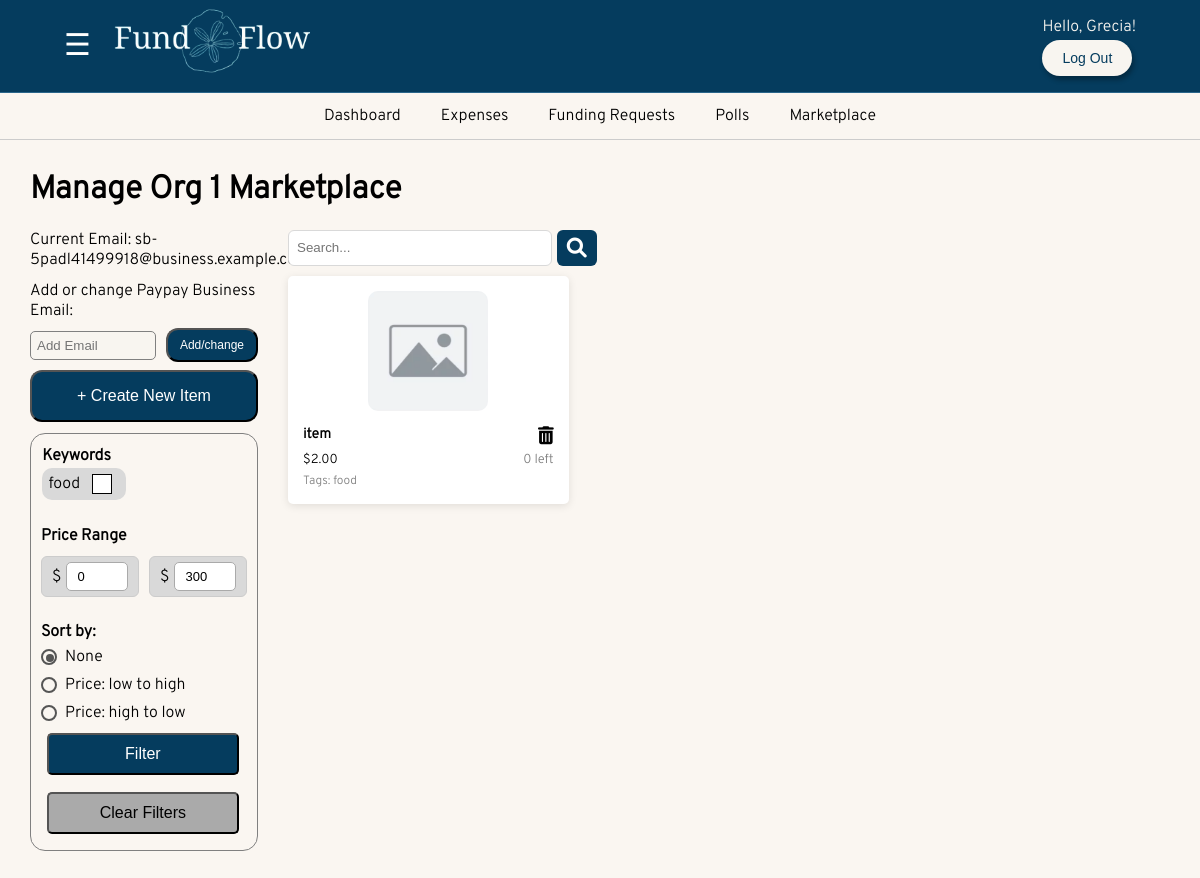
Page /manageMarketplace/ (signed in) on the earlier database version.
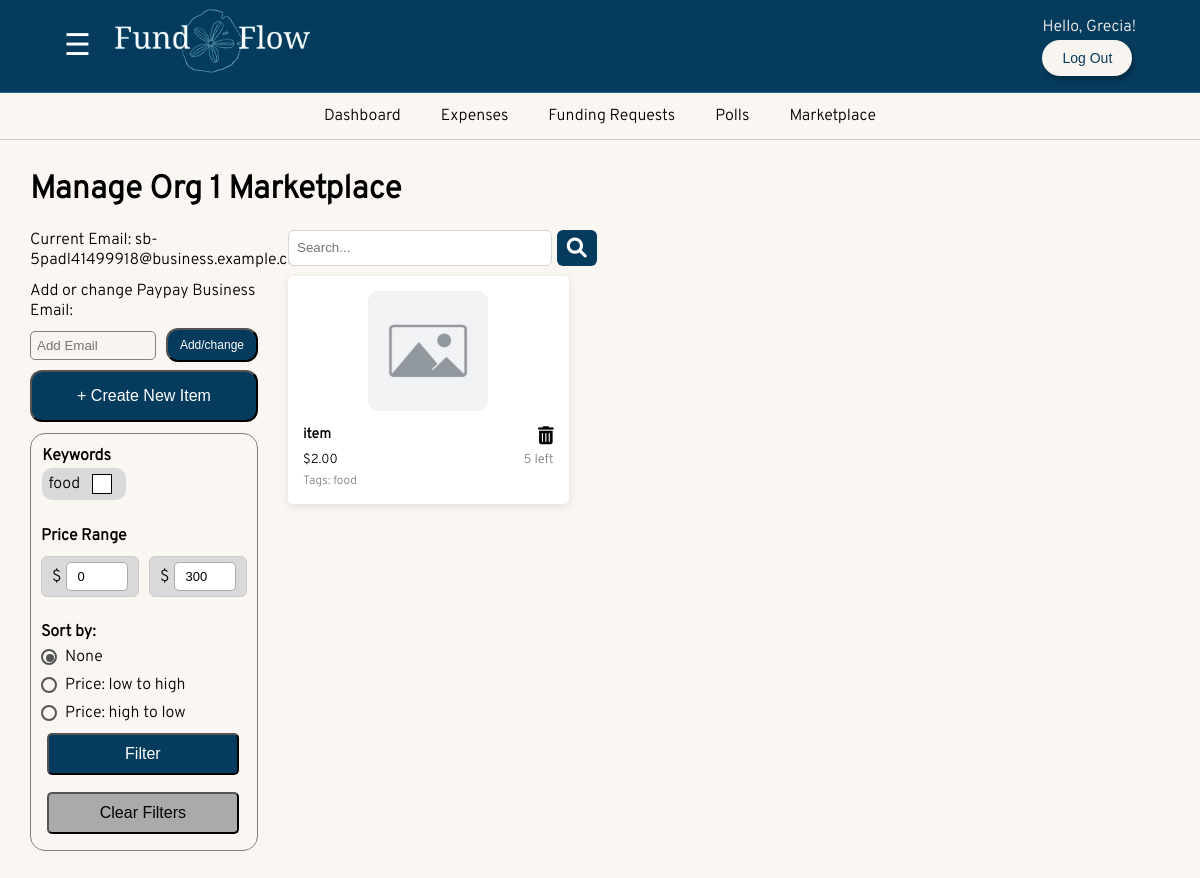
Same page on the later database version.
### FundFlow/models.py (models this page shows, shortened)
class Item(models.Model):
    organization = models.ForeignKey('Organization', on_delete=models.CASCADE, related_name='items')
    item_name = models.CharField(max_length=100, unique=True)
    price = models.DecimalField(max_digits=10, decimal_places=2)
    image = models.FileField(upload_to='merchIMG/', null=True, blank=True)
    quantity = models.PositiveIntegerField()
    tags = models.ManyToManyField(Tag, related_name='items')

### FundFlow/views.py (the view)
# urls.py: path('manageMarketplace/', views.manageMarketplace_view, name='manageMarketplace'),
@login_required
@allowed_users(allowed_roles=['president', 'treasurer'])
def manageMarketplace_view(request):
    selected_tag_ids = request.GET.getlist('tags')
    min_price = request.GET.get('min_price')
    max_price = request.GET.get('max_price')
    curUser = request.user
    curProf = UserProfile.objects.get(user=curUser)
    user_type = curProf.user_type
    thisOrg = curProf.current_Org
    items = Item.objects.filter(organization=thisOrg)
    search_query = request.GET.get('search')
    if search_query:
        items = items.filter(item_name__icontains=search_query)  # adjust "name" to your item model's search-relevant field
    if selected_tag_ids:
        items = items.filter(tags__id__in=selected_tag_ids).distinct()
    if min_price:
        items = items.filter(price__gte=min_price)
    if max_price:
        items = items.filter(price__lte=max_price)
    sort_option = request.GET.get('sort')
    if sort_option == 'price_asc':
        items = items.order_by('price')
    elif sort_option == 'price_desc':
        items = items.order_by('-price')
    alltags = Tag.objects.all()
    if request.method == 'POST':
        newEmail=request.POST.get('addE')
        if newEmail != "":
            thisOrg.bank_email=newEmail
            thisOrg.save()
    context = {
        'thisOrg': thisOrg,
        'user_type': user_type,
        'items': items,
        'alltags': alltags,
        'selected_tag_ids': list(map(int, selected_tag_ids)),
        'selected_tags_raw': selected_tag_ids,
        'min_price': min_price,
        'max_price': max_price,
        'search_query': search_query,
        'sort_option': sort_option
    }
    return render(request, 'manageMarketplace.html', context)

### FundFlow/models.py (called while the page is built)
    def __str__(self):
        return self.name

### FundFlow/templates/manageMarketplace.html (shortened to what the changed rows need)
{% extends 'base.html' %}
{% load static %}
{% block content %}
<div class = "manage-org-contents">
    <div class="item-cards-container">
        <div class="item-grid">
            {%if items%}
                {% for item in items %}
                <div class="item-card">
                    <div class="item-image">
                        {% if item.image %}
                            <a href="#" class="image-link" data-image="{{ item.image.url }}">
                                <img src="{{ item.image.url }}" alt="{{ item.item_name }}">
                            </a>
                        {% else %}
                            <img src="{% static 'images/no_image.PNG' %}" alt="Default image">
                        {% endif %}
                    </div>
                    <div class="item-name-row">
                        <div class="item-name-text">{{ item.item_name }}</div>
                        <div class="remove-item">
                            <a href="{% url 'delete_item' item.id %}">
                                <i class="fa">&#xf014;</i>
                            </a>
                        </div>
                    </div>
                    <div class="item-details-row">
                        <div class="item-price">${{ item.price }}</div>
                        <div class="item-quantity">{{ item.quantity }} left</div>
                    </div>
                    <div class="item-tags">
                        Tags:
                        {% for tag in item.tags.all %}
                            {{ tag.name }}{% if not forloop.last %}, {% endif %}
                        {% empty %}
                            No tags
                        {% endfor %}
                    </div>
                </div>
                {% endfor %}
            {% elif search_query %}
                <div class = "no-items"> No results, try a different search. </div>
            {%else%}
                <div class = "no-items"> You currently have no items on marketplace. Use the Create Item to list your items</div>
            {%endif%}
        </div>
    </div>
</div>
{%endblock%}

Differences in the rows shown:
changed Item "item": quantity "0" → "5"
